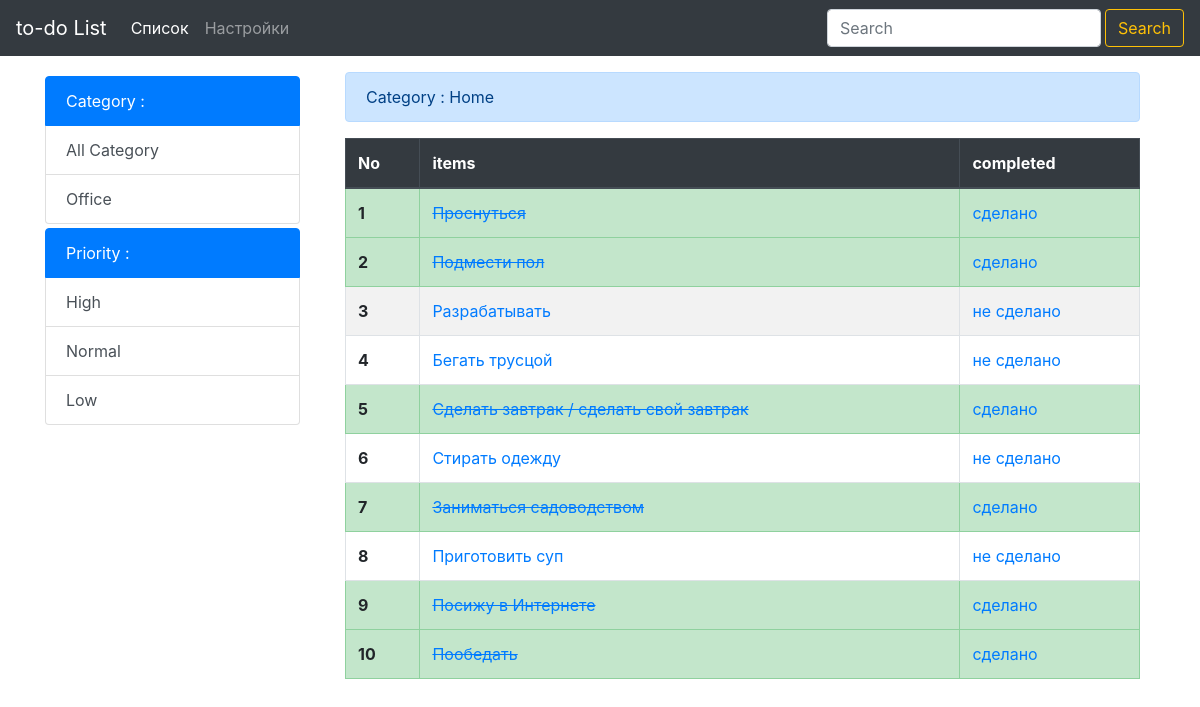
The page /list/category/Home on the database its author committed.
### list/models.py (models this page shows, shortened)
class List(models.Model):
    item = models.CharField(max_length=200)
    completed = models.BooleanField(default=False)
    category = models.CharField(max_length=50, default='')
    priority = models.CharField(max_length=50, default='')
    subitem = models.TextField(max_length=300, default='', blank=True)

### list/views.py (the view)
# urls.py: url('category/(?P<categoryInput>[^/]+)', views.category, name='category'),
def category(request, categoryInput):
    all_items = List.objects.filter(category=categoryInput)
    category_menu = List.objects.values('category').distinct().exclude(category=categoryInput);
    category_judul = categoryInput
    priority_menu = List.objects.values('priority').distinct()
    context = {
        'Title' : 'Category',
        'all_items' : all_items,
        'category_menu': category_menu,
        'category_judul': category_judul,
        'priority_menu': priority_menu,
    }
    return render (request, 'list/category.html',context)

### list/templates/list/category.html (shortened to what this page needs)
{% extends 'base.html' %}
{% block content %}
 <div class="col-sm-3 mb-5 pt-4">
  <div class="list-group mt-1">
    <span class="list-group-item active">
        Category :
    </span>
    <a href="{% url 'list:index' %}" class="list-group-item list-group-item-action d-flex justify-content-between align-items-center"> All Category </a>
    {% for category_list_menu in category_menu %}
   <a href="{% url 'list:category' categoryInput=category_list_menu.category %}" class="list-group-item list-group-item-action d-flex justify-content-between align-items-center"> {{category_list_menu.category}} </a>
   {% endfor %}
  </div>
  <div class="list-group mt-1">
    <span class="list-group-item active">
        Priority :
    </span>
    {% for priority_list_menu in priority_menu %}
    <a href="{% url 'list:priority' priorityInput=priority_list_menu.priority %}" class="list-group-item list-group-item-action d-flex justify-content-between align-items-center"> {{priority_list_menu.priority}} </a>
   {% endfor %}
  </div>
 </div>
   <div class="col-sm-9">
<div class="container pt-4">
        <table class="table table-striped table-hover table-bordered">
        <thead class="thead-dark">
          <tr>
            <th scope="col">No</th>
            <th scope="col">items</th>
            <th scope="col">completed</th>
          </tr>
        </thead>
        <tbody>
            <div class="alert alert-primary" role="alert">
                Category : {{category_judul}}
              </div>
          {% for things in all_items %}
            {% if things.completed %}
                <tr class="table-success">
                  <th scope="row">{{forloop.counter}}</th>
                  <td><a href="{% url 'list:detail' things.id  %}"><s>{{things.item}}</s></a></td>
                  <td><a href="{% url 'list:uncross' things.id  %}">сделано</a></td>
                </tr>
              {% else %}
                <tr>
                  <th scope="row">{{forloop.counter}}</th>
                  <td> <a href="{% url 'list:detail' things.id  %}">{{things.item}}</a> </td>
                  <td><a href="{% url 'list:cross_off' things.id  %}">не сделано</a></td>
                </tr>
              {% endif %}
          {% endfor %}
        </tbody>
      </table>
    </div>
</div>
{% endblock content %}

### rows shown on the page
List: item "Проснуться"
List: item "Подмести пол"
List: item "Разрабатывать"
List: item "Бегать трусцой"
List: item "Сделать завтрак / сделать свой завтрак"
List: item "Стирать одежду"
List: item "Заниматься садоводством"
List: item "Приготовить суп"
List: item "Посижу в Интернете"
List: item "Пообедать"

### other values the page prints
{{ category_list_menu.category }} "Office"
{{ priority_list_menu.priority }} "High" "Normal" "Low"
{{ category_judul }} "Home"
